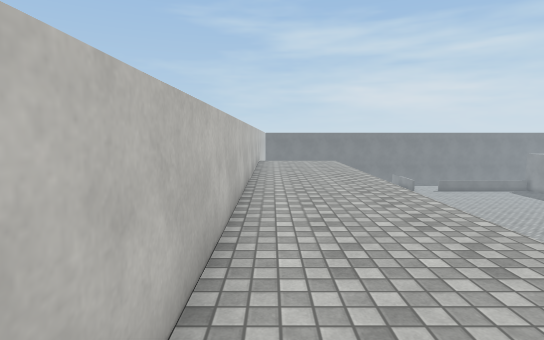
View 1 (above)

21 first-person views from a walk through a scene from a Unity 3-D project. The camera is 1.4 m above the floor, tilts 6° down and sees 80° across. The floor is counted in squares, 1 m on a side. Each view is taken from the middle of a square. On the plan, view 1 faces up. The plan holds only what a view shows up to about 15 squares ahead; the rest is blank. The place goes on beyond the plan. The player character is not drawn. Surface patterns are stand-ins for the level's own textures.

View 2
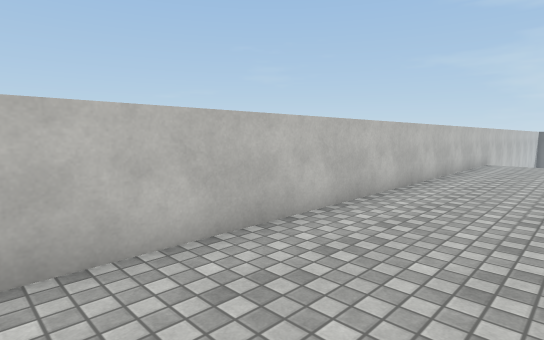

View 3
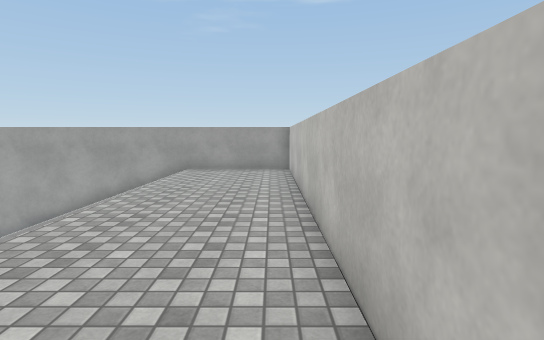

View 4
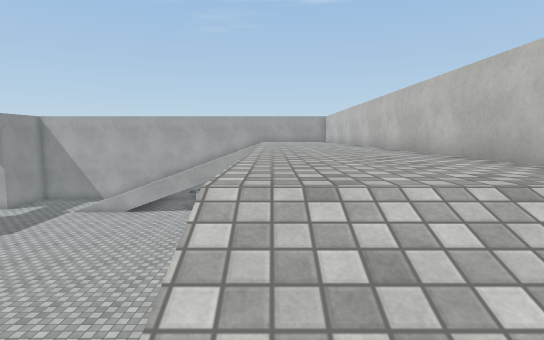

View 5
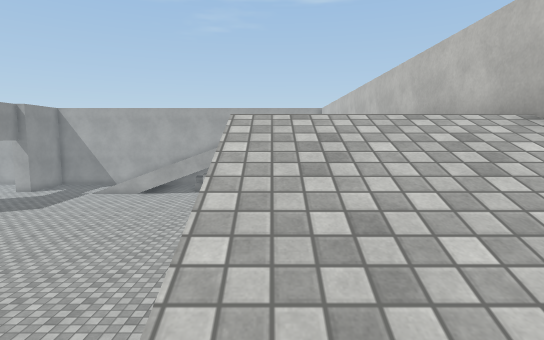

View 6
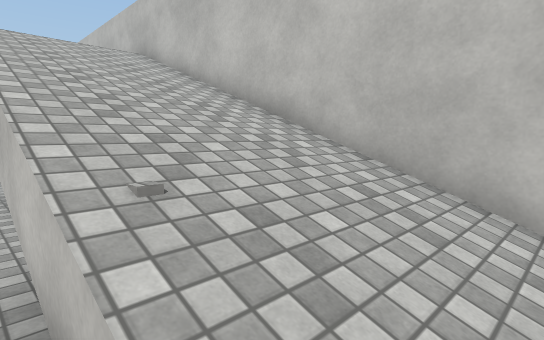

View 7
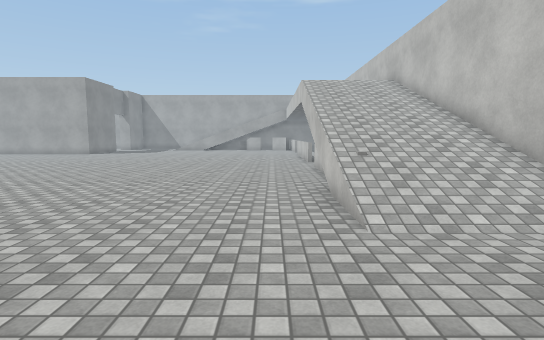

View 8
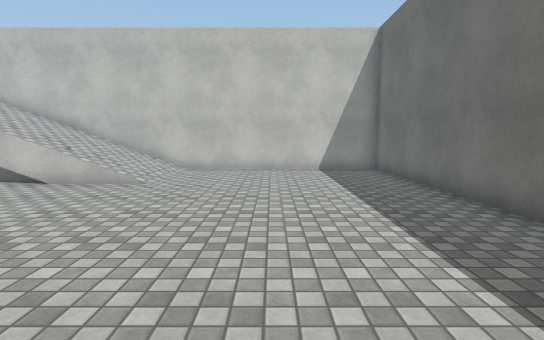

View 9
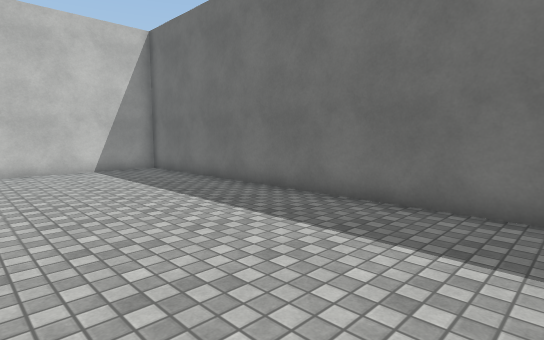

View 10
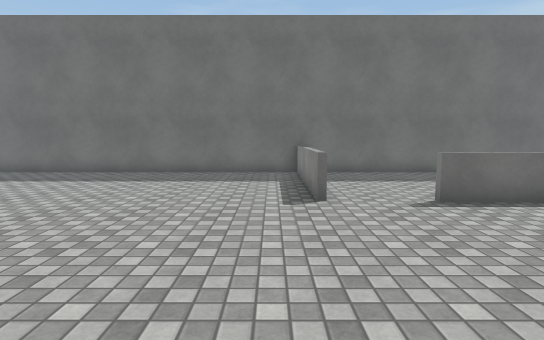

View 11
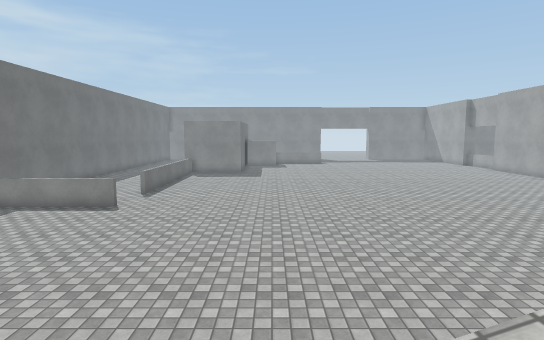

View 12
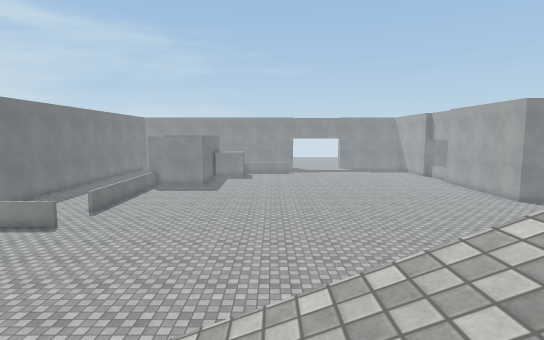

View 13
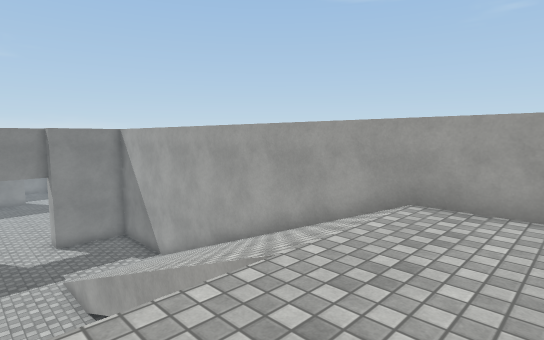

View 14
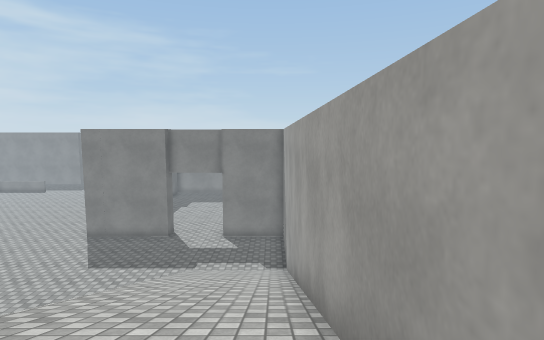

View 15
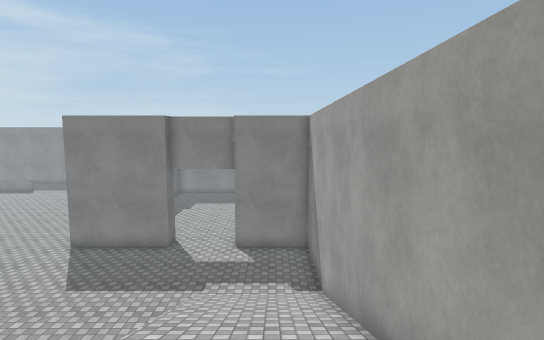

View 16
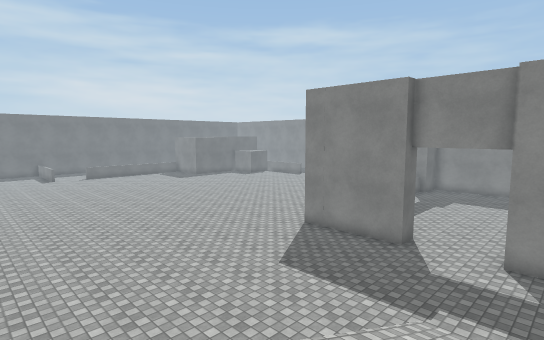

View 17
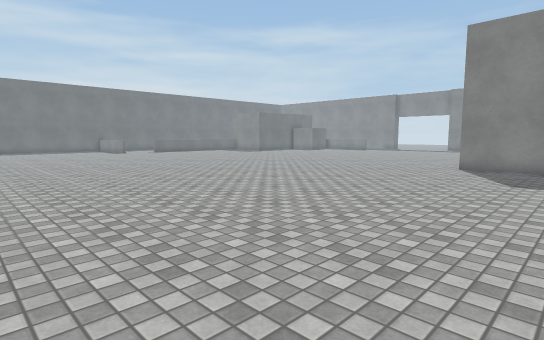

View 18
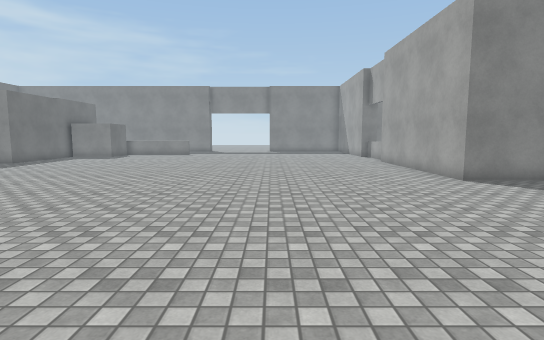

View 19
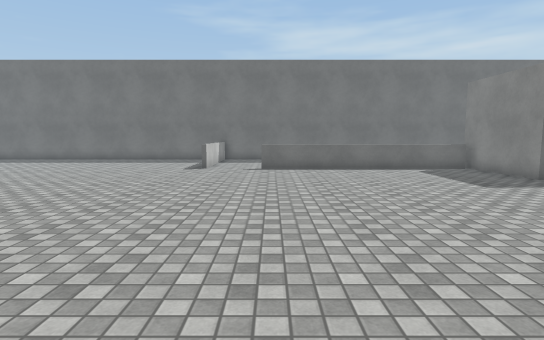

View 20
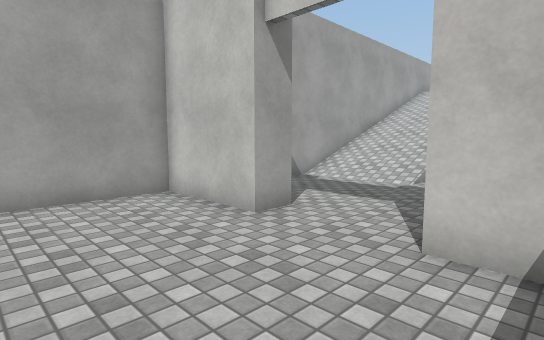

View 21
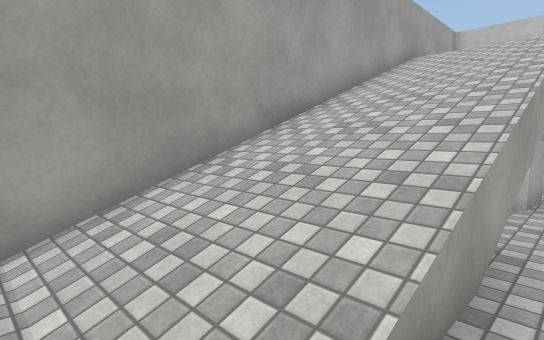

### Floor plan
Key: @ floor where view 1 was taken; # wall or solid block; . main floor; : floor 4 m higher than the main floor; / step, stairs or slope; = window, fence, low wall or low ledge; O other object.
Columns run from 1 left of view 1 to 24 right of it. Each row starts with its distance up from view 1.
 38 #########################
 37 #..............=.....
 36 #..............=.....
 35 #..............=....
 34 #..............=....
 33 #..............=...
 32 #..............=..========
 31 #.........................
 30 #.........................
 29 #////.....................
 28 #////.....................
 27 #////.....................
 26 #////.....................
 25 #////....................
 24 #////....................
 23 #////....................
 22 #////....................
 21 #////....................
 20 #////....................
 19 #////....................
 18 #::::....................
 17 #::::....................
 16 #::::....................
 15 #::::....................
 14 #:::: ...................
 13 #:::: ...................
 12 #:::: ...................
 11 #::::....................
 10 #::::....................
  9 #::::...............######
  8 #::::...............#
  7 #::::...............#
  6 #::::. .............##.  .
  5 #::::.  ............##....
  4 #::::.      ..............
  3 #::::O    ................
  2 #::::///////////....##....
  1 #::::///////////....##....
  0 #@:::///////////....##....
 -1 #::::///////////....##...
 -2 #########################

Where each view was taken, in squares from view 1:
view 1: 0 up, 0 right, facing up
view 2: 0 up, 3 right, facing up-left
view 3: 12 up, 0 right, facing down
view 4: 21 up, 3 right, facing down
view 5: 23 up, 3 right, facing down
view 6: 29 up, 4 right, facing down-left
view 7: 34 up, 5 right, facing down
view 8: 33 up, 13 right, facing left
view 9: 31 up, 13 right, facing up-left
view 10: 25 up, 13 right, facing up
view 11: 26 up, 2 right, facing right
view 12: 23 up, 1 right, facing right
view 13: 5 up, 1 right, facing down-right
view 14: 1 down, 2 right, facing right
view 15: 0 up, 5 right, facing right
view 16: 0 up, 8 right, facing up-right
view 17: 5 up, 4 right, facing up-right
view 18: 15 up, 9 right, facing right
view 19: 18 up, 17 right, facing up
view 20: 6 up, 24 right, facing down-left
view 21: 3 up, 15 right, facing down-left
